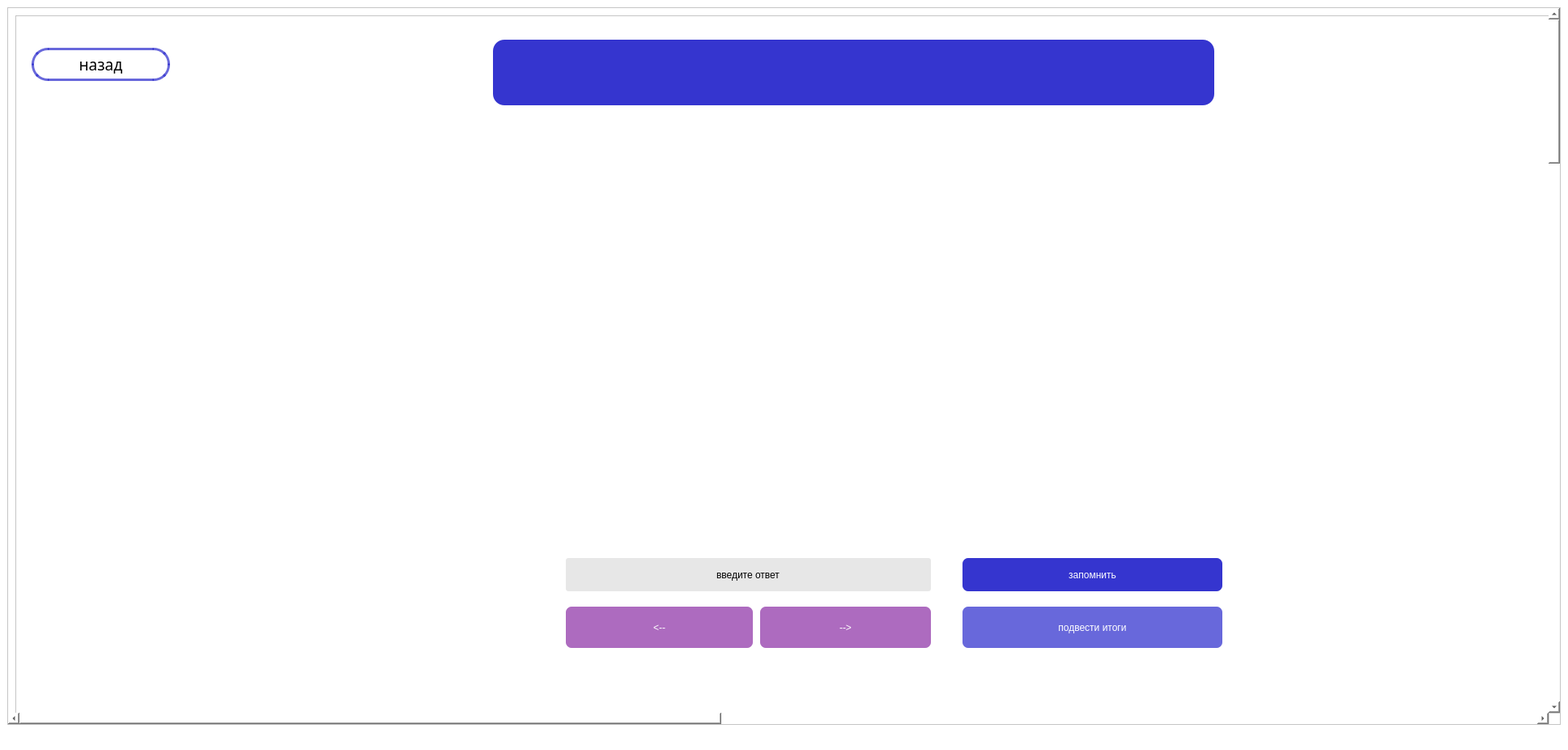
<?xml version="1.0" encoding="UTF-8"?>
<ui version="4.0">
 <class>MainWindow</class>
 <widget class="QMainWindow" name="MainWindow">
  <property name="geometry">
   <rect>
    <x>0</x>
    <y>0</y>
    <width>1937</width>
    <height>926</height>
   </rect>
  </property>
  <property name="windowTitle">
   <string>MainWindow</string>
  </property>
  <property name="styleSheet">
   <string notr="true">background-color: rgb(255, 255, 255);</string>
  </property>
  <widget class="QWidget" name="centralwidget">
   <property name="styleSheet">
    <string notr="true"/>
   </property>
   <layout class="QVBoxLayout" name="verticalLayout">
    <item>
     <widget class="QScrollArea" name="scrollArea">
      <property name="styleSheet">
       <string notr="true">QSCrollBar:vertical{
	boder:none;
	
	background-color: rgb(255, 239, 112);
	width: 14px;
	margin: 15px 0 15px 0;
	boder-radius: 0px;
}
QScrollBar::handle:vertical{
	background-color: rgb(86, 34, 103);
	min-height: 30px;
	border-radius: 7px;
}

QScrollBar::handle:vertical:hoverl{
	
	background-color: rgb(255, 85, 127);
}

QScrollBar::handle:vertical:pressed{
	
	background-color: rgb(55, 115, 255);
}

</string>
      </property>
      <property name="widgetResizable">
       <bool>true</bool>
      </property>
      <widget class="QWidget" name="scrollAreaWidgetContents">
       <property name="geometry">
        <rect>
         <x>0</x>
         <y>0</y>
         <width>5018</width>
         <height>5018</height>
        </rect>
       </property>
       <layout class="QVBoxLayout" name="verticalLayout_2">
        <item>
         <widget class="QFrame" name="frame">
          <property name="minimumSize">
           <size>
            <width>5000</width>
            <height>5000</height>
           </size>
          </property>
          <property name="styleSheet">
           <string notr="true"/>
          </property>
          <property name="frameShape">
           <enum>QFrame::StyledPanel</enum>
          </property>
          <property name="frameShadow">
           <enum>QFrame::Raised</enum>
          </property>
          <widget class="QLabel" name="logoLabel">
           <property name="geometry">
            <rect>
             <x>240</x>
             <y>30</y>
             <width>311</width>
             <height>71</height>
            </rect>
           </property>
           <property name="text">
            <string/>
           </property>
          </widget>
          <widget class="QPushButton" name="backButton">
           <property name="geometry">
            <rect>
             <x>20</x>
             <y>40</y>
             <width>171</width>
             <height>41</height>
            </rect>
           </property>
           <property name="font">
            <font>
             <family>Sitka Text Semibold</family>
             <pointsize>14</pointsize>
             <weight>7</weight>
             <italic>false</italic>
             <bold>false</bold>
            </font>
           </property>
           <property name="styleSheet">
            <string notr="true">background-color: rgba(255, 255, 255);
                color: rgb(0, 0, 0);
                font: 63 14pt &quot;Sitka Text Semibold&quot;;
                border-radius: 20px;

                border-width:3px;
                border-style: solid;
                border-color: rgba(53, 53, 207,190);</string>
           </property>
           <property name="text">
            <string>назад</string>
           </property>
          </widget>
          <widget class="QLabel" name="label">
           <property name="geometry">
            <rect>
             <x>590</x>
             <y>30</y>
             <width>891</width>
             <height>81</height>
            </rect>
           </property>
           <property name="styleSheet">
            <string notr="true">font: 63 18pt &quot;Sitka Text Semibold&quot;;
background-color: rgb(53, 53, 207);
color: rgb(255, 255, 255);
	border-radius: 14px;</string>
           </property>
           <property name="text">
            <string/>
           </property>
           <property name="alignment">
            <set>Qt::AlignCenter</set>
           </property>
          </widget>
          <widget class="QLabel" name="photoLabel">
           <property name="geometry">
            <rect>
             <x>980</x>
             <y>280</y>
             <width>681</width>
             <height>311</height>
            </rect>
           </property>
           <property name="text">
            <string/>
           </property>
          </widget>
          <widget class="QPushButton" name="returnButton">
           <property name="geometry">
            <rect>
             <x>680</x>
             <y>730</y>
             <width>231</width>
             <height>51</height>
            </rect>
           </property>
           <property name="styleSheet">
            <string notr="true">font: 63 14pt &quot;Sitka Text Semibold&quot;;
background-color: rgb(132, 33, 159,170);
color: rgb(255, 255, 255);
border-radius: 7px;</string>
           </property>
           <property name="text">
            <string>&lt;--</string>
           </property>
          </widget>
          <widget class="QPushButton" name="nextButton">
           <property name="geometry">
            <rect>
             <x>920</x>
             <y>730</y>
             <width>211</width>
             <height>51</height>
            </rect>
           </property>
           <property name="styleSheet">
            <string notr="true">font: 63 14pt &quot;Sitka Text Semibold&quot;;
background-color: rgb(132, 33, 159,170);
color: rgb(255, 255, 255);
border-radius: 7px;</string>
           </property>
           <property name="text">
            <string>--&gt;</string>
           </property>
          </widget>
          <widget class="QLabel" name="textLabel">
           <property name="geometry">
            <rect>
             <x>460</x>
             <y>270</y>
             <width>511</width>
             <height>321</height>
            </rect>
           </property>
           <property name="styleSheet">
            <string notr="true">background-color: rgba(255, 255, 255);
color: rgb(0, 0, 0);
border-color: rgb(255, 255, 255);
font: 63 22pt &quot;Sitka Text Semibold&quot;;</string>
           </property>
           <property name="text">
            <string/>
           </property>
           <property name="alignment">
            <set>Qt::AlignLeading|Qt::AlignLeft|Qt::AlignTop</set>
           </property>
          </widget>
          <widget class="QLineEdit" name="answerEdit">
           <property name="geometry">
            <rect>
             <x>680</x>
             <y>670</y>
             <width>451</width>
             <height>41</height>
            </rect>
           </property>
           <property name="styleSheet">
            <string notr="true">background-color: rgba(255, 255, 255);
color: rgb(0, 0, 0);
border-color: rgb(255, 255, 255);
font: 63 14pt &quot;Sitka Text Semibold&quot;;
background-color: rgba(194, 194, 194, 100);
border-radius: 3px;
</string>
           </property>
           <property name="text">
            <string>введите ответ</string>
           </property>
           <property name="alignment">
            <set>Qt::AlignCenter</set>
           </property>
          </widget>
          <widget class="QPushButton" name="rememberButton">
           <property name="geometry">
            <rect>
             <x>1170</x>
             <y>670</y>
             <width>321</width>
             <height>41</height>
            </rect>
           </property>
           <property name="styleSheet">
            <string notr="true">font: 63 14pt &quot;Sitka Text Semibold&quot;;
background-color: rgb(53, 53, 207);
color: rgb(255, 255, 255);
border-radius: 7px;</string>
           </property>
           <property name="text">
            <string>запомнить</string>
           </property>
          </widget>
          <widget class="QLabel" name="numLabel">
           <property name="geometry">
            <rect>
             <x>310</x>
             <y>280</y>
             <width>121</width>
             <height>41</height>
            </rect>
           </property>
           <property name="styleSheet">
            <string notr="true">background-color: rgba(255, 255, 255);
color: rgb(0, 0, 0);
border-color: rgb(255, 255, 255);
font: 63 22pt &quot;Sitka Text Semibold&quot;;</string>
           </property>
           <property name="text">
            <string/>
           </property>
          </widget>
          <widget class="QLabel" name="decisionLabel">
           <property name="geometry">
            <rect>
             <x>560</x>
             <y>810</y>
             <width>841</width>
             <height>621</height>
            </rect>
           </property>
           <property name="text">
            <string/>
           </property>
          </widget>
          <widget class="QPushButton" name="finishButton">
           <property name="geometry">
            <rect>
             <x>1170</x>
             <y>730</y>
             <width>321</width>
             <height>51</height>
            </rect>
           </property>
           <property name="styleSheet">
            <string notr="true">font: 63 14pt &quot;Sitka Text Semibold&quot;;
background-color: rgba(53, 53, 207,190);
color: rgb(255, 255, 255);
border-radius: 7px;</string>
           </property>
           <property name="text">
            <string>подвести итоги</string>
           </property>
          </widget>
          <zorder>logoLabel</zorder>
          <zorder>backButton</zorder>
          <zorder>label</zorder>
          <zorder>returnButton</zorder>
          <zorder>nextButton</zorder>
          <zorder>textLabel</zorder>
          <zorder>photoLabel</zorder>
          <zorder>answerEdit</zorder>
          <zorder>rememberButton</zorder>
          <zorder>numLabel</zorder>
          <zorder>decisionLabel</zorder>
          <zorder>finishButton</zorder>
         </widget>
        </item>
       </layout>
      </widget>
     </widget>
    </item>
   </layout>
  </widget>
  <widget class="QMenuBar" name="menubar">
   <property name="geometry">
    <rect>
     <x>0</x>
     <y>0</y>
     <width>1937</width>
     <height>21</height>
    </rect>
   </property>
  </widget>
  <widget class="QStatusBar" name="statusbar"/>
 </widget>
 <resources/>
 <connections/>
</ui>
